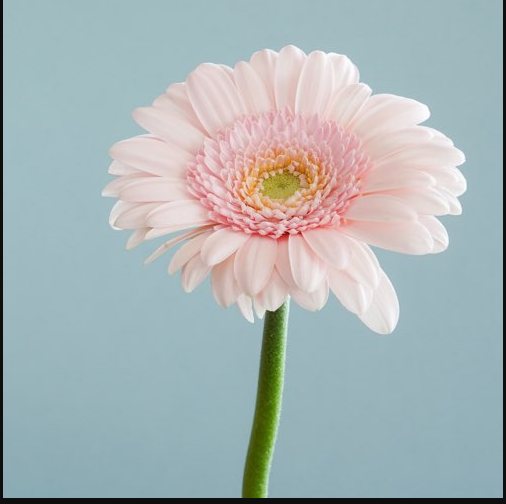
#> input picture data/flower.png, 506 x 504 px
$ python open6.py
#> lines starting #> are read from the running program, lines starting #| are printed output that depends on the picture; after the words box and inside, x2 and y2 are one past the last pixel; in counts of white or black regions, pixels touching at a corner belong together
import cv2
import numpy as np

def empty(a):
    pass

path = "data/flower.png"
cv2.namedWindow("TrackBars")
cv2.resizeWindow("TrackBars", 640, 240)
cv2.createTrackbar("Hue Min", "TrackBars", 0, 179, empty)
#> slider 'Hue Min' is set to 35
cv2.createTrackbar("Hue Max", "TrackBars", 179, 179, empty)
cv2.createTrackbar("Sat Min", "TrackBars", 0, 255, empty)
#> slider 'Sat Min' is set to 51
cv2.createTrackbar("Sat Max", "TrackBars", 255, 255, empty)
cv2.createTrackbar("Val Min", "TrackBars", 0, 255, empty)
#> slider 'Val Min' is set to 51
cv2.createTrackbar("Val Max", "TrackBars", 255, 255, empty)

while True:
    img = cv2.imread(path)
#> img is the input picture: shape (504, 506, 3); mean B, G, R 182.5, 181, 168.9
    if img is None:
        print("Image not found. Check the path.")
        break

    imgHSV = cv2.cvtColor(img, cv2.COLOR_BGR2HSV)
#> imgHSV: shape (504, 506, 3); mean H, S, V 76.4, 45, 192.6
    h_min = cv2.getTrackbarPos("Hue Min", "TrackBars")
    h_max = cv2.getTrackbarPos("Hue Max", "TrackBars")
    s_min = cv2.getTrackbarPos("Sat Min", "TrackBars")
    s_max = cv2.getTrackbarPos("Sat Max", "TrackBars")
    v_min = cv2.getTrackbarPos("Val Min", "TrackBars")
    v_max = cv2.getTrackbarPos("Val Max", "TrackBars")

    lower = np.array([h_min, s_min, v_min])
    upper = np.array([h_max, s_max, v_max])
    mask = cv2.inRange(imgHSV, lower, upper)
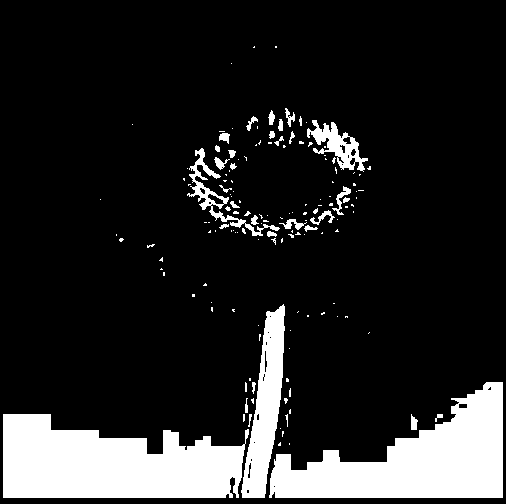
#> mask: shape (504, 506); 14.9% white; 149 white regions (116 under 20 px), largest, box (x1, y1, x2, y2) and area: (3, 414, 249, 498) 15282, (269, 382, 503, 498) 14017, (241, 304, 285, 498) 4244
    result = cv2.bitwise_and(img, img, mask=mask)
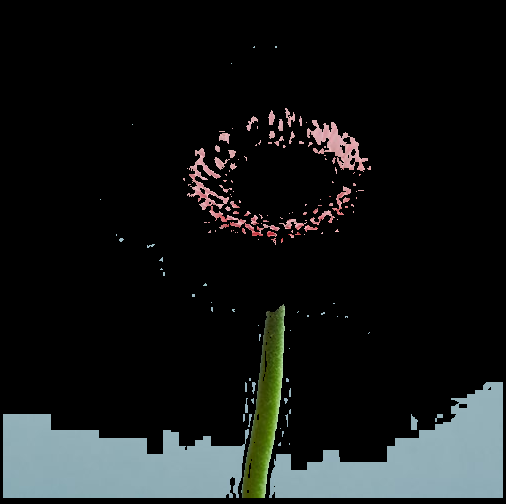
#> result: shape (504, 506, 3); mean B, G, R 24.5, 24.7, 21.8

    cv2.imshow("Original", img)
    cv2.imshow("HSV", imgHSV)
    cv2.imshow("Mask", mask)
    cv2.imshow("Result", result)

    if cv2.waitKey(1) & 0xFF == ord('q'):
#> (key q is pressed here)
        break

cv2.destroyAllWindows()
